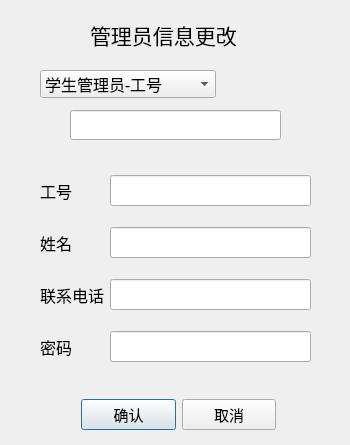
<?xml version="1.0" encoding="UTF-8"?>
<ui version="4.0">
 <class>Dialog_stu_alter</class>
 <widget class="QDialog" name="Dialog_stu_alter">
  <property name="geometry">
   <rect>
    <x>0</x>
    <y>0</y>
    <width>350</width>
    <height>445</height>
   </rect>
  </property>
  <property name="windowTitle">
   <string>Dialog</string>
  </property>
  <widget class="QWidget" name="layoutWidget">
   <property name="geometry">
    <rect>
     <x>40</x>
     <y>160</y>
     <width>271</width>
     <height>217</height>
    </rect>
   </property>
   <property name="font">
    <font>
     <pointsize>12</pointsize>
    </font>
   </property>
   <layout class="QGridLayout" name="gridLayout">
    <item row="1" column="1">
     <widget class="QLineEdit" name="lineEdit_2">
      <property name="font">
       <font>
        <family>华文楷体</family>
        <pointsize>12</pointsize>
       </font>
      </property>
     </widget>
    </item>
    <item row="1" column="0">
     <widget class="QLabel" name="label_2">
      <property name="font">
       <font>
        <family>华文楷体</family>
        <pointsize>12</pointsize>
       </font>
      </property>
      <property name="text">
       <string>姓名</string>
      </property>
     </widget>
    </item>
    <item row="3" column="0">
     <widget class="QLabel" name="label_4">
      <property name="font">
       <font>
        <family>华文楷体</family>
        <pointsize>12</pointsize>
       </font>
      </property>
      <property name="text">
       <string>密码</string>
      </property>
     </widget>
    </item>
    <item row="2" column="0">
     <widget class="QLabel" name="label_3">
      <property name="font">
       <font>
        <family>华文楷体</family>
        <pointsize>12</pointsize>
       </font>
      </property>
      <property name="text">
       <string>联系电话</string>
      </property>
     </widget>
    </item>
    <item row="0" column="1">
     <widget class="QLineEdit" name="lineEdit">
      <property name="font">
       <font>
        <family>华文楷体</family>
        <pointsize>12</pointsize>
       </font>
      </property>
     </widget>
    </item>
    <item row="2" column="1">
     <widget class="QLineEdit" name="lineEdit_3">
      <property name="font">
       <font>
        <family>华文楷体</family>
        <pointsize>12</pointsize>
       </font>
      </property>
     </widget>
    </item>
    <item row="0" column="0">
     <widget class="QLabel" name="label">
      <property name="font">
       <font>
        <family>华文楷体</family>
        <pointsize>12</pointsize>
       </font>
      </property>
      <property name="text">
       <string>工号</string>
      </property>
     </widget>
    </item>
    <item row="3" column="1">
     <widget class="QLineEdit" name="lineEdit_4">
      <property name="font">
       <font>
        <family>华文楷体</family>
        <pointsize>12</pointsize>
       </font>
      </property>
     </widget>
    </item>
   </layout>
  </widget>
  <widget class="QWidget" name="layoutWidget">
   <property name="geometry">
    <rect>
     <x>81</x>
     <y>399</y>
     <width>195</width>
     <height>31</height>
    </rect>
   </property>
   <layout class="QHBoxLayout" name="horizontalLayout">
    <item>
     <widget class="QPushButton" name="pushButton_2">
      <property name="font">
       <font>
        <family>华文楷体</family>
        <pointsize>11</pointsize>
       </font>
      </property>
      <property name="text">
       <string>确认</string>
      </property>
     </widget>
    </item>
    <item>
     <widget class="QPushButton" name="pushButton">
      <property name="font">
       <font>
        <family>华文楷体</family>
        <pointsize>11</pointsize>
       </font>
      </property>
      <property name="text">
       <string>取消</string>
      </property>
     </widget>
    </item>
   </layout>
  </widget>
  <widget class="QLabel" name="label_7">
   <property name="geometry">
    <rect>
     <x>90</x>
     <y>20</y>
     <width>201</width>
     <height>30</height>
    </rect>
   </property>
   <property name="font">
    <font>
     <family>华文楷体</family>
     <pointsize>16</pointsize>
    </font>
   </property>
   <property name="text">
    <string>管理员信息更改</string>
   </property>
  </widget>
  <widget class="QLineEdit" name="lineEdit_6">
   <property name="geometry">
    <rect>
     <x>70</x>
     <y>110</y>
     <width>211</width>
     <height>30</height>
    </rect>
   </property>
   <property name="font">
    <font>
     <family>华文楷体</family>
     <pointsize>12</pointsize>
    </font>
   </property>
  </widget>
  <widget class="QComboBox" name="comboBox">
   <property name="geometry">
    <rect>
     <x>40</x>
     <y>70</y>
     <width>176</width>
     <height>28</height>
    </rect>
   </property>
   <property name="font">
    <font>
     <family>华文楷体</family>
     <pointsize>12</pointsize>
    </font>
   </property>
   <item>
    <property name="text">
     <string>学生管理员-工号</string>
    </property>
   </item>
   <item>
    <property name="text">
     <string>图书管理员-工号</string>
    </property>
   </item>
  </widget>
 </widget>
 <resources/>
 <connections/>
</ui>
